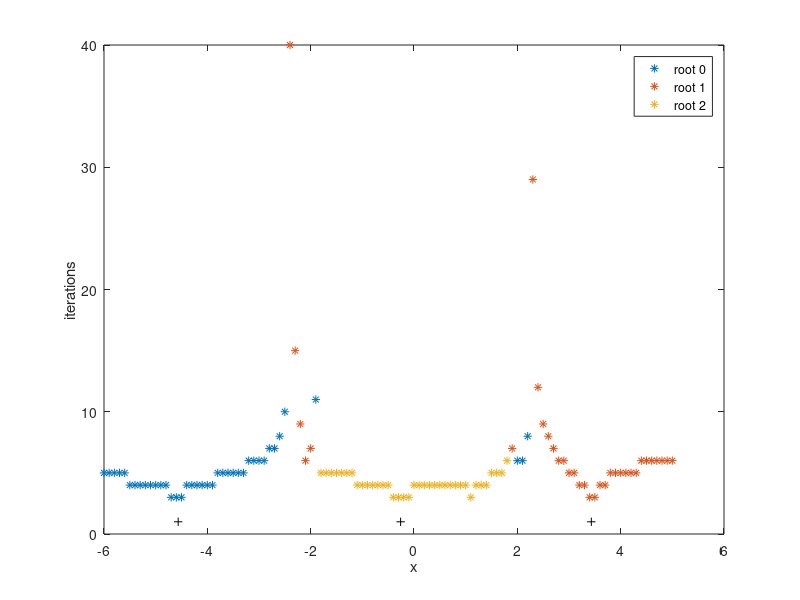

Source code (MATLAB):
load('dat.mat');
plot(xs0,it0,'*',xs1,it1,'*',xs2,it2,'*',-4.5641,1,'+k',3.432,1,'+k',-0.25907,1,'+k');
legend('root 0', 'root 1', 'root 2');
xlabel("x"); ylabel("iterations")